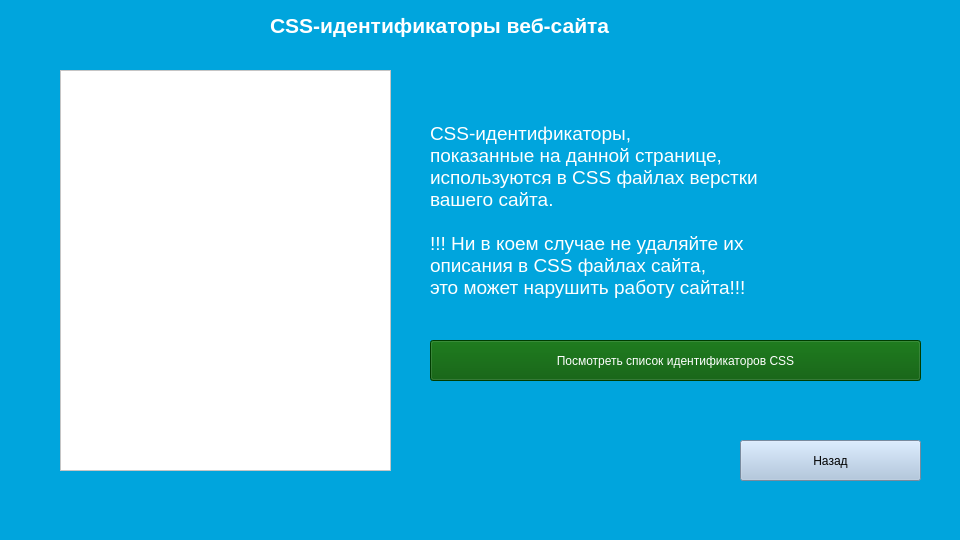
<?xml version="1.0" encoding="UTF-8"?>
<ui version="4.0">
 <class>MainWindow</class>
 <widget class="QMainWindow" name="MainWindow">
  <property name="geometry">
   <rect>
    <x>0</x>
    <y>0</y>
    <width>960</width>
    <height>540</height>
   </rect>
  </property>
  <property name="windowTitle">
   <string>MainWindow</string>
  </property>
  <property name="styleSheet">
   <string notr="true">background-color: rgb(0, 165, 221);</string>
  </property>
  <widget class="QWidget" name="centralwidget">
   <widget class="QPushButton" name="pushButton_5">
    <property name="geometry">
     <rect>
      <x>740</x>
      <y>440</y>
      <width>181</width>
      <height>41</height>
     </rect>
    </property>
    <property name="styleSheet">
     <string notr="true">background-color: rgb(168, 193, 221);
font: 10pt &quot;MS Shell Dlg 2&quot;;
color: rgb(0, 0, 0);</string>
    </property>
    <property name="text">
     <string>Назад</string>
    </property>
    <property name="iconSize">
     <size>
      <width>40</width>
      <height>40</height>
     </size>
    </property>
   </widget>
   <widget class="QLabel" name="label_2">
    <property name="geometry">
     <rect>
      <x>430</x>
      <y>110</y>
      <width>491</width>
      <height>201</height>
     </rect>
    </property>
    <property name="styleSheet">
     <string notr="true">color: rgb(255, 255, 255);</string>
    </property>
    <property name="text">
     <string>&lt;html&gt;&lt;head/&gt;&lt;body&gt;&lt;p&gt;&lt;span style=&quot; font-size:14pt;&quot;&gt;CSS-идентификаторы, &lt;br/&gt;показанные на данной странице, &lt;br/&gt;используются в CSS файлах верстки &lt;br/&gt;вашего сайта.&lt;br/&gt;&lt;br/&gt;!!! Ни в коем случае не удаляйте их &lt;br/&gt;описания в CSS файлах сайта, &lt;br/&gt;это может нарушить работу сайта!!!&lt;/span&gt;&lt;/p&gt;&lt;/body&gt;&lt;/html&gt;</string>
    </property>
   </widget>
   <widget class="QLabel" name="label">
    <property name="geometry">
     <rect>
      <x>270</x>
      <y>-20</y>
      <width>461</width>
      <height>91</height>
     </rect>
    </property>
    <property name="styleSheet">
     <string notr="true">color: rgb(255, 255, 255);</string>
    </property>
    <property name="text">
     <string>&lt;html&gt;&lt;head/&gt;&lt;body&gt;&lt;p&gt;&lt;span style=&quot; font-size:16pt; font-weight:600;&quot;&gt;CSS-идентификаторы веб-сайта&lt;/span&gt;&lt;/p&gt;&lt;/body&gt;&lt;/html&gt;</string>
    </property>
   </widget>
   <widget class="QTextBrowser" name="textBrowser">
    <property name="geometry">
     <rect>
      <x>60</x>
      <y>70</y>
      <width>331</width>
      <height>401</height>
     </rect>
    </property>
    <property name="styleSheet">
     <string notr="true">background-color: rgb(255, 255, 255);
font: 12pt &quot;MS Shell Dlg 2&quot;;</string>
    </property>
   </widget>
   <widget class="QPushButton" name="pushButton_6">
    <property name="geometry">
     <rect>
      <x>430</x>
      <y>340</y>
      <width>491</width>
      <height>41</height>
     </rect>
    </property>
    <property name="styleSheet">
     <string notr="true">background-color: rgb(0, 85, 0);
color: rgb(255, 255, 255);
font: 10pt &quot;MS Shell Dlg 2&quot;;</string>
    </property>
    <property name="text">
     <string>Посмотреть список идентификаторов CSS</string>
    </property>
    <property name="iconSize">
     <size>
      <width>40</width>
      <height>40</height>
     </size>
    </property>
   </widget>
  </widget>
  <widget class="QMenuBar" name="menubar">
   <property name="geometry">
    <rect>
     <x>0</x>
     <y>0</y>
     <width>960</width>
     <height>26</height>
    </rect>
   </property>
  </widget>
  <widget class="QStatusBar" name="statusbar"/>
 </widget>
 <resources/>
 <connections/>
</ui>
